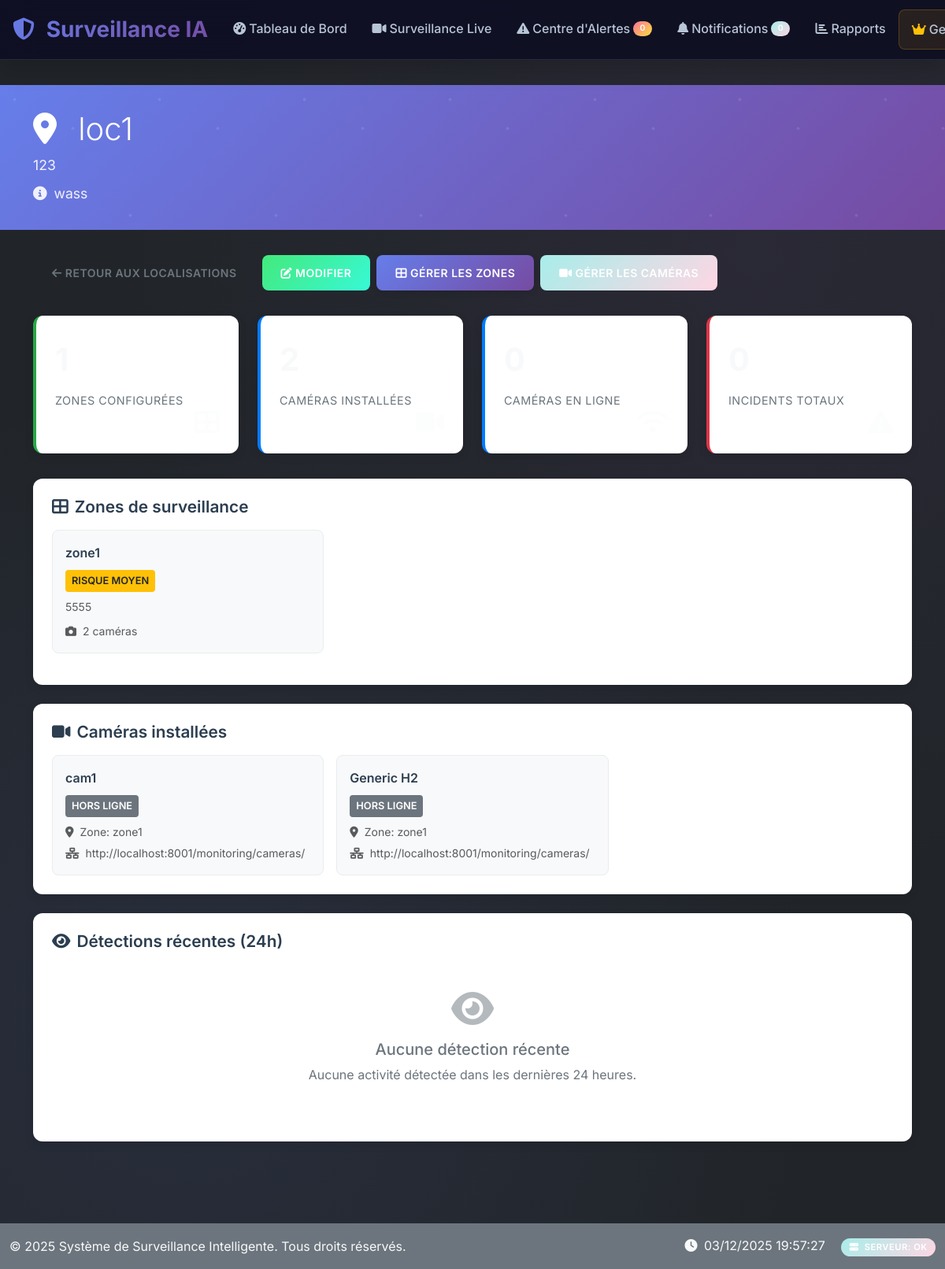
Screenshot of /monitoring/locations/4/ (signed in) with the database file from the repository.
### monitoring/models.py (models this page shows, shortened)
class Location(models.Model):
    company = models.ForeignKey('companies.Company', on_delete=models.CASCADE, related_name='locations', verbose_name="Entreprise", null=True, blank=True)
    subcompany = models.ForeignKey('companies.SubCompany', on_delete=models.CASCADE, related_name='locations', verbose_name="Sous-entreprise", null=True, blank=True)
    name = models.CharField(max_length=200, verbose_name="Nom du lieu")
    address = models.TextField(verbose_name="Adresse")
    description = models.TextField(blank=True, verbose_name="Description")
    created_at = models.DateTimeField(auto_now_add=True)
    is_active = models.BooleanField(default=True)
    class Meta:
        verbose_name = "Lieu"
        verbose_name_plural = "Lieux"

class Zone(models.Model):
    RISK_LEVELS = [
        ('high', 'Risque élevé'),
        ('medium', 'Risque moyen'),
        ('low', 'Risque faible'),
    ]
    location = models.ForeignKey(Location, on_delete=models.CASCADE, related_name='zones')
    name = models.CharField(max_length=100, verbose_name="Nom de la zone")
    risk_level = models.CharField(max_length=10, choices=RISK_LEVELS, default='medium')
    coordinates = models.JSONField(help_text="Coordonnées de la zone [x1,y1,x2,y2]")
    description = models.TextField(blank=True)
    is_active = models.BooleanField(default=True)
    class Meta:
        verbose_name = "Zone"
        verbose_name_plural = "Zones"

class Camera(models.Model):
    STATUS_CHOICES = [
        ('online', 'En ligne'),
        ('offline', 'Hors ligne'),
        ('maintenance', 'Maintenance'),
        ('error', 'Erreur'),
    ]
    location = models.ForeignKey(Location, on_delete=models.CASCADE, related_name='cameras')
    zone = models.ForeignKey(Zone, on_delete=models.CASCADE, related_name='cameras')
    name = models.CharField(max_length=100, verbose_name="Nom de la caméra")
    ip_address = models.CharField(max_length=255, verbose_name="Adresse IP ou URL", help_text="Adresse IP (ex: 192.168.1.100) ou URL complète")
    port = models.PositiveIntegerField(default=554)
    username = models.CharField(max_length=100, blank=True)
    password = models.CharField(max_length=100, blank=True)
    stream_url = models.URLField(help_text="URL de streaming RTSP/HTTP")
    status = models.CharField(max_length=20, choices=STATUS_CHOICES, default='offline')
    resolution = models.CharField(max_length=20, default='1920x1080')
    fps = models.PositiveIntegerField(default=30)
    last_seen = models.DateTimeField(null=True, blank=True)
    is_ai_enabled = models.BooleanField(default=True, verbose_name="IA activée")
    created_at = models.DateTimeField(auto_now_add=True)
    class Meta:
        verbose_name = "Caméra"
        verbose_name_plural = "Caméras"

### monitoring/views.py (the view)
# urls.py: path('locations/<int:location_id>/', views.location_detail, name='location_detail'),
@login_required
def location_detail(request, location_id):
    location_filter = {}
    if hasattr(request, 'current_company') and request.current_company:
        location_filter['company'] = request.current_company
    location = get_object_or_404(Location, id=location_id, **location_filter)
    zones = location.zones.filter(is_active=True)
    cameras = Camera.objects.filter(location=location)
    incidents = location.incidents.all()
    now = timezone.now()
    recent_detections = DetectionEvent.objects.filter(
        camera__location=location,
        detected_at__gte=now - timedelta(hours=24)
    ).order_by('-detected_at')[:10]
    context = {
        'location': location,
        'zones': zones,
        'cameras': cameras,
        'incidents': incidents,
        'recent_detections': recent_detections,
        'stats': {
            'total_zones': zones.count(),
            'total_cameras': cameras.count(),
            'online_cameras': cameras.filter(status='online').count(),
            'total_incidents': incidents.count(),
            'recent_detections': recent_detections.count(),
        }
    }
    return render(request, 'monitoring/location_detail.html', context)

### companies/models.py (called while the page is built)
    @property
    def is_owner(self):
        return self.role == 'owner'

    @property
    def is_manager(self):
        return self.role == 'manager'

    def get_accessible_subcompanies(self):
        if self.is_owner:
            return SubCompany.objects.filter(is_active=True)
        elif self.is_manager:
            assigned_subcompanies = self.subcompanies.filter(is_active=True)
            if assigned_subcompanies.exists():
                return assigned_subcompanies
            else:
                return self.company.subcompanies.filter(is_active=True)
        else:
            return self.subcompanies.filter(is_active=True)

### templates/monitoring/location_detail.html (shortened to what this page needs)
{% extends 'base.html' %}
{% load static %}
{% block content %}
<div class="location-header">
    <div class="container">
        <h1>
            <i class="fas fa-map-marker-alt me-3"></i>
            {{ location.name }}
        </h1>
        <p>{{ location.address }}</p>
        {% if location.description %}
            <p><i class="fas fa-info-circle me-1"></i> {{ location.description }}</p>
        {% endif %}
    </div>
</div>
<div class="container">
    <div class="btn-group-actions">
        <a href="{% url 'monitoring:locations' %}" class="btn btn-outline-secondary">
            <i class="fas fa-arrow-left"></i> Retour aux localisations
        </a>
        <button onclick="editLocation({{ location.id }})" class="btn btn-warning">
            <i class="fas fa-edit"></i> Modifier
        </button>
        <a href="{% url 'monitoring:zones' %}?location={{ location.id }}" class="btn btn-primary">
            <i class="fas fa-th-large"></i> Gérer les zones
        </a>
        <a href="{% url 'monitoring:cameras' %}?location={{ location.id }}" class="btn btn-info">
            <i class="fas fa-video"></i> Gérer les caméras
        </a>
    </div>
    <div class="stats-grid">
        <div class="stat-card zones">
            <div class="stat-number">{{ stats.total_zones }}</div>
            <div class="stat-label">Zones configurées</div>
            <i class="fas fa-th-large stat-icon"></i>
        </div>
        <div class="stat-card cameras">
            <div class="stat-number">{{ stats.total_cameras }}</div>
            <div class="stat-label">Caméras installées</div>
            <i class="fas fa-video stat-icon"></i>
        </div>
        <div class="stat-card cameras">
            <div class="stat-number">{{ stats.online_cameras }}</div>
            <div class="stat-label">Caméras en ligne</div>
            <i class="fas fa-wifi stat-icon"></i>
        </div>
        <div class="stat-card incidents">
            <div class="stat-number">{{ stats.total_incidents }}</div>
            <div class="stat-label">Incidents totaux</div>
            <i class="fas fa-exclamation-triangle stat-icon"></i>
        </div>
    </div>
    <div class="content-section">
        <h3 class="section-title">
            <i class="fas fa-th-large"></i>
            Zones de surveillance
        </h3>
        {% if zones %}
            <div class="zone-grid">
                {% for zone in zones %}
                    <div class="zone-item">
                        <div class="zone-name">{{ zone.name }}</div>
                        <div class="mb-2">
                            <span class="zone-risk risk-{{ zone.risk_level }}">
                                {{ zone.get_risk_level_display }}
                            </span>
                        </div>
                        {% if zone.description %}
                            <p class="small text-muted mb-2">{{ zone.description|truncatechars:80 }}</p>
                        {% endif %}
                        <div class="small text-muted">
                            <i class="fas fa-camera me-1"></i>
                            {{ zone.cameras.count }} caméra{{ zone.cameras.count|pluralize }}
                        </div>
                    </div>
                {% endfor %}
            </div>
        {% endif %}
    </div>
    <div class="content-section">
        <h3 class="section-title">
            <i class="fas fa-video"></i>
            Caméras installées
        </h3>
        {% if cameras %}
            <div class="camera-grid">
                {% for camera in cameras %}
                    <div class="camera-item">
                        <div class="camera-name">{{ camera.name }}</div>
                        <div class="mb-2">
                            <span class="camera-status status-{{ camera.status }}">
                                {{ camera.get_status_display }}
                            </span>
                        </div>
                        <div class="small text-muted mb-1">
                            <i class="fas fa-map-marker-alt me-1"></i>
                            Zone: {{ camera.zone.name }}
                        </div>
                        <div class="small text-muted">
                            <i class="fas fa-network-wired me-1"></i>
                            {{ camera.ip_address }}
                        </div>
                    </div>
                {% endfor %}
            </div>
        {% endif %}
    </div>
    <div class="content-section">
        <h3 class="section-title">
            <i class="fas fa-eye"></i>
            Détections récentes (24h)
        </h3>
        {% if recent_detections %}
            <div class="detection-list">
                {% for detection in recent_detections %}
                    <div class="detection-item">
                        <div class="detection-icon" style="background:
                            {% if detection.severity == 'critical' %}#dc3545
                            {% elif detection.severity == 'high' %}#fd7e14
                            {% elif detection.severity == 'medium' %}#ffc107
                            {% else %}#28a745{% endif %};">
                            <i class="fas fa-exclamation-triangle"></i>
                        </div>
                        <div class="detection-info">
                            <div class="detection-type">{{ detection.get_event_type_display }}</div>
                            <div class="detection-time">
                                {{ detection.detected_at|timesince }} -
                                {{ detection.camera.name }} ({{ detection.zone.name }})
                            </div>
                        </div>
                        <div class="text-end">
                            <small class="text-muted">{{ detection.confidence|floatformat:0 }}%</small>
                        </div>
                    </div>
                {% endfor %}
            </div>
        {% else %}
            <div class="empty-state">
                <i class="fas fa-eye"></i>
                <h5>Aucune détection récente</h5>
                <p>Aucune activité détectée dans les dernières 24 heures.</p>
            </div>
        {% endif %}
    </div>
</div>
{% endblock %}

### static/css/surveillance.css (style rules this page uses)
:root { --primary-gradient: linear-gradient(135deg, #667eea 0%, #764ba2 100%); --secondary-gradient: linear-gradient(135deg, #f093fb 0%, #f5576c 100%); --success-gradient: linear-gradient(135deg, #4facfe 0%, #00f2fe 100%); --warning-gradient: linear-gradient(135deg, #43e97b 0%, #38f9d7 100%); --danger-gradient: linear-gradient(135deg, #fa709a 0%, #fee140 100%); --info-gradient: linear-gradient(135deg, #a8edea 0%, #fed6e3 100%); --primary-color: #667eea; --secondary-color: #764ba2; --accent-color: #f093fb; --dark-bg: #0f0f23; --card-bg: rgba(255, 255, 255, 0.05); --glass-bg: rgba(255, 255, 255, 0.1); --nav-bg: rgba(15, 15, 35, 0.95); --text-primary: #ffffff; --text-secondary: #b8c5d6; --text-muted: #8892b0; --shadow-sm: 0 2px 8px rgba(0, 0, 0, 0.1); --shadow-md: 0 8px 32px rgba(0, 0, 0, 0.2); --shadow-lg: 0 16px 64px rgba(0, 0, 0, 0.3); --shadow-glow: 0 0 20px rgba(102, 126, 234, 0.3); --border-radius: 16px; --border-radius-sm: 8px; --border-radius-lg: 24px; --transition-fast: all 0.2s cubic-bezier(0.4, 0, 0.2, 1); --transition-smooth: all 0.3s cubic-bezier(0.4, 0, 0.2, 1); --transition-slow: all 0.5s cubic-bezier(0.4, 0, 0.2, 1); }
* { box-sizing: border-box; }
body { font-family: 'Inter', 'SF Pro Display', -apple-system, BlinkMacSystemFont, sans-serif; background: var(--dark-bg); background-image: radial-gradient(circle at 20% 80%, rgba(102, 126, 234, 0.1) 0%, transparent 50%), radial-gradient(circle at 80% 20%, rgba(118, 75, 162, 0.1) 0%, transparent 50%); color: var(--text-primary); line-height: 1.6; font-weight: 400; overflow-x: hidden; padding-top: 76px; }
.btn { font-weight: 600; border-radius: var(--border-radius-sm); padding: 0.75rem 1.5rem; border: none; transition: var(--transition-smooth); position: relative; overflow: hidden; text-transform: uppercase; letter-spacing: 0.5px; font-size: 0.875rem; }
.btn::before { content: ''; position: absolute; top: 0; left: -100%; width: 100%; height: 100%; background: linear-gradient(90deg, transparent, rgba(255, 255, 255, 0.2), transparent); transition: var(--transition-smooth); }
.btn-primary { background: var(--primary-gradient); color: white; box-shadow: var(--shadow-sm); }
.btn-warning { background: var(--warning-gradient); color: white; }
.btn-info { background: var(--info-gradient); color: white; }
.zone-item { background: var(--card-bg); backdrop-filter: blur(20px); border: 1px solid rgba(255, 255, 255, 0.1); border-radius: var(--border-radius); padding: 1.5rem; margin-bottom: 1rem; transition: var(--transition-smooth); cursor: pointer; position: relative; overflow: hidden; }
.zone-item::before { content: ''; position: absolute; top: 0; left: -100%; width: 100%; height: 100%; background: linear-gradient(90deg, transparent, rgba(102, 126, 234, 0.1), transparent); transition: var(--transition-slow); }
.status-offline { color: #fa709a; }

### rows the page displays
Location: name "loc1", address "123", description "wass"
Zone: name "zone1", risk_level "RISQUE MOYEN", description "5555", cameras.count "2"
Camera: name "cam1", status "HORS LIGNE", zone.name "zone1", ip_address "http://localhost:8001/monitoring/cameras/"
Camera: name "Generic H2", status "HORS LIGNE", zone.name "zone1", ip_address "http://localhost:8001/monitoring/cameras/"
